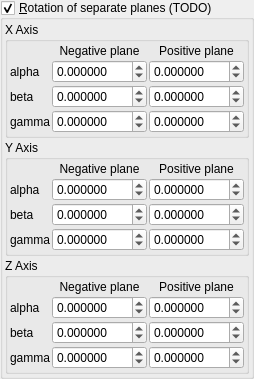
    <widget class="MyGroupBox" name="groupCheck_mandelbox_rotations_enabled">
     <property name="title">
      <string>&amp;Rotation of separate planes (TODO)</string>
     </property>
     <property name="checkable">
      <bool>true</bool>
     </property>
     <layout class="QVBoxLayout" name="verticalLayout_4">
      <property name="spacing">
       <number>2</number>
      </property>
      <property name="leftMargin">
       <number>2</number>
      </property>
      <property name="topMargin">
       <number>2</number>
      </property>
      <property name="rightMargin">
       <number>2</number>
      </property>
      <property name="bottomMargin">
       <number>2</number>
      </property>
      <item>
       <widget class="QGroupBox" name="groupBox_5">
        <property name="title">
         <string>X Axis</string>
        </property>
        <layout class="QVBoxLayout" name="verticalLayout_5">
         <property name="spacing">
          <number>2</number>
         </property>
         <property name="leftMargin">
          <number>2</number>
         </property>
         <property name="topMargin">
          <number>2</number>
         </property>
         <property name="rightMargin">
          <number>2</number>
         </property>
         <property name="bottomMargin">
          <number>2</number>
         </property>
         <item>
          <layout class="QGridLayout" name="gridLayout_6" columnstretch="0,1,1">
           <property name="spacing">
            <number>2</number>
           </property>
           <item row="1" column="1">
            <widget class="MyDoubleSpinBox" name="spinboxd3_mandelbox_rotation_neg_1_x">
             <property name="sizePolicy">
              <sizepolicy hsizetype="Minimum" vsizetype="Maximum">
               <horstretch>0</horstretch>
               <verstretch>0</verstretch>
              </sizepolicy>
             </property>
             <property name="prefix">
              <string/>
             </property>
             <property name="suffix">
              <string/>
             </property>
             <property name="decimals">
              <number>6</number>
             </property>
             <property name="minimum">
              <double>-180.000000000000000</double>
             </property>
             <property name="maximum">
              <double>180.000000000000000</double>
             </property>
             <property name="singleStep">
              <double>1.000000000000000</double>
             </property>
            </widget>
           </item>
           <item row="3" column="0">
            <widget class="QLabel" name="label_18">
             <property name="text">
              <string notr="true">gamma</string>
             </property>
            </widget>
           </item>
           <item row="2" column="1">
            <widget class="MyDoubleSpinBox" name="spinboxd3_mandelbox_rotation_neg_1_y">
             <property name="sizePolicy">
              <sizepolicy hsizetype="Minimum" vsizetype="Maximum">
               <horstretch>0</horstretch>
               <verstretch>0</verstretch>
              </sizepolicy>
             </property>
             <property name="prefix">
              <string/>
             </property>
             <property name="suffix">
              <string/>
             </property>
             <property name="decimals">
              <number>6</number>
             </property>
             <property name="minimum">
              <double>-180.000000000000000</double>
             </property>
             <property name="maximum">
              <double>180.000000000000000</double>
             </property>
             <property name="singleStep">
              <double>1.000000000000000</double>
             </property>
            </widget>
           </item>
           <item row="2" column="0">
            <widget class="QLabel" name="label_16">
             <property name="text">
              <string notr="true">beta</string>
             </property>
            </widget>
           </item>
           <item row="3" column="1">
            <widget class="MyDoubleSpinBox" name="spinboxd3_mandelbox_rotation_neg_1_z">
             <property name="sizePolicy">
              <sizepolicy hsizetype="Minimum" vsizetype="Maximum">
               <horstretch>0</horstretch>
               <verstretch>0</verstretch>
              </sizepolicy>
             </property>
             <property name="prefix">
              <string/>
             </property>
             <property name="suffix">
              <string/>
             </property>
             <property name="decimals">
              <number>6</number>
             </property>
             <property name="minimum">
              <double>-180.000000000000000</double>
             </property>
             <property name="maximum">
              <double>180.000000000000000</double>
             </property>
             <property name="singleStep">
              <double>1.000000000000000</double>
             </property>
            </widget>
           </item>
           <item row="1" column="0">
            <widget class="QLabel" name="label_17">
             <property name="text">
              <string notr="true">alpha</string>
             </property>
            </widget>
           </item>
           <item row="0" column="1">
            <widget class="QLabel" name="label_22">
             <property name="text">
              <string>Negative plane</string>
             </property>
             <property name="alignment">
              <set>Qt::AlignCenter</set>
             </property>
            </widget>
           </item>
           <item row="0" column="2">
            <widget class="QLabel" name="label_23">
             <property name="text">
              <string>Positive plane</string>
             </property>
             <property name="alignment">
              <set>Qt::AlignCenter</set>
             </property>
            </widget>
           </item>
           <item row="1" column="2">
            <widget class="MyDoubleSpinBox" name="spinboxd3_mandelbox_rotation_pos_1_x">
             <property name="sizePolicy">
              <sizepolicy hsizetype="Minimum" vsizetype="Maximum">
               <horstretch>0</horstretch>
               <verstretch>0</verstretch>
              </sizepolicy>
             </property>
             <property name="prefix">
              <string/>
             </property>
             <property name="suffix">
              <string/>
             </property>
             <property name="decimals">
              <number>6</number>
             </property>
             <property name="minimum">
              <double>-180.000000000000000</double>
             </property>
             <property name="maximum">
              <double>180.000000000000000</double>
             </property>
             <property name="singleStep">
              <double>1.000000000000000</double>
             </property>
            </widget>
           </item>
           <item row="2" column="2">
            <widget class="MyDoubleSpinBox" name="spinboxd3_mandelbox_rotation_pos_1_y">
             <property name="sizePolicy">
              <sizepolicy hsizetype="Minimum" vsizetype="Maximum">
               <horstretch>0</horstretch>
               <verstretch>0</verstretch>
              </sizepolicy>
             </property>
             <property name="prefix">
              <string/>
             </property>
             <property name="suffix">
              <string/>
             </property>
             <property name="decimals">
              <number>6</number>
             </property>
             <property name="minimum">
              <double>-180.000000000000000</double>
             </property>
             <property name="maximum">
              <double>180.000000000000000</double>
             </property>
             <property name="singleStep">
              <double>1.000000000000000</double>
             </property>
            </widget>
           </item>
           <item row="3" column="2">
            <widget class="MyDoubleSpinBox" name="spinboxd3_mandelbox_rotation_pos_1_z">
             <property name="sizePolicy">
              <sizepolicy hsizetype="Minimum" vsizetype="Maximum">
               <horstretch>0</horstretch>
               <verstretch>0</verstretch>
              </sizepolicy>
             </property>
             <property name="prefix">
              <string/>
             </property>
             <property name="suffix">
              <string/>
             </property>
             <property name="decimals">
              <number>6</number>
             </property>
             <property name="minimum">
              <double>-180.000000000000000</double>
             </property>
             <property name="maximum">
              <double>180.000000000000000</double>
             </property>
             <property name="singleStep">
              <double>1.000000000000000</double>
             </property>
            </widget>
           </item>
          </layout>
         </item>
        </layout>
       </widget>
      </item>
      <item>
       <widget class="QGroupBox" name="groupBox_6">
        <property name="title">
         <string>Y Axis</string>
        </property>
        <layout class="QVBoxLayout" name="verticalLayout_6">
         <property name="spacing">
          <number>2</number>
         </property>
         <property name="leftMargin">
          <number>2</number>
         </property>
         <property name="topMargin">
          <number>2</number>
         </property>
         <property name="rightMargin">
          <number>2</number>
         </property>
         <property name="bottomMargin">
          <number>2</number>
         </property>
         <item>
          <layout class="QGridLayout" name="gridLayout_3" columnstretch="0,1,1">
           <property name="spacing">
            <number>2</number>
           </property>
           <item row="1" column="1">
            <widget class="MyDoubleSpinBox" name="spinboxd3_mandelbox_rotation_neg_2_x">
             <property name="sizePolicy">
              <sizepolicy hsizetype="Minimum" vsizetype="Maximum">
               <horstretch>0</horstretch>
               <verstretch>0</verstretch>
              </sizepolicy>
             </property>
             <property name="prefix">
              <string/>
             </property>
             <property name="suffix">
              <string/>
             </property>
             <property name="decimals">
              <number>6</number>
             </property>
             <property name="minimum">
              <double>-180.000000000000000</double>
             </property>
             <property name="maximum">
              <double>180.000000000000000</double>
             </property>
             <property name="singleStep">
              <double>1.000000000000000</double>
             </property>
            </widget>
           </item>
           <item row="1" column="0">
            <widget class="QLabel" name="label_49">
             <property name="text">
              <string notr="true">alpha</string>
             </property>
            </widget>
           </item>
           <item row="3" column="1">
            <widget class="MyDoubleSpinBox" name="spinboxd3_mandelbox_rotation_neg_2_z">
             <property name="sizePolicy">
              <sizepolicy hsizetype="Minimum" vsizetype="Maximum">
               <horstretch>0</horstretch>
               <verstretch>0</verstretch>
              </sizepolicy>
             </property>
             <property name="prefix">
              <string/>
             </property>
             <property name="suffix">
              <string/>
             </property>
             <property name="decimals">
              <number>6</number>
             </property>
             <property name="minimum">
              <double>-180.000000000000000</double>
             </property>
             <property name="maximum">
              <double>180.000000000000000</double>
             </property>
             <property name="singleStep">
              <double>1.000000000000000</double>
             </property>
            </widget>
           </item>
           <item row="1" column="2">
            <widget class="MyDoubleSpinBox" name="spinboxd3_mandelbox_rotation_pos_2_x">
             <property name="sizePolicy">
              <sizepolicy hsizetype="Minimum" vsizetype="Maximum">
               <horstretch>0</horstretch>
               <verstretch>0</verstretch>
              </sizepolicy>
             </property>
             <property name="prefix">
              <string/>
             </property>
             <property name="suffix">
              <string/>
             </property>
             <property name="decimals">
              <number>6</number>
             </property>
             <property name="minimum">
              <double>-180.000000000000000</double>
             </property>
             <property name="maximum">
              <double>180.000000000000000</double>
             </property>
             <property name="singleStep">
              <double>1.000000000000000</double>
             </property>
            </widget>
           </item>
           <item row="2" column="1">
            <widget class="MyDoubleSpinBox" name="spinboxd3_mandelbox_rotation_neg_2_y">
             <property name="sizePolicy">
              <sizepolicy hsizetype="Minimum" vsizetype="Maximum">
               <horstretch>0</horstretch>
               <verstretch>0</verstretch>
              </sizepolicy>
             </property>
             <property name="prefix">
              <string/>
             </property>
             <property name="suffix">
              <string/>
             </property>
             <property name="decimals">
              <number>6</number>
             </property>
             <property name="minimum">
              <double>-180.000000000000000</double>
             </property>
             <property name="maximum">
              <double>180.000000000000000</double>
             </property>
             <property name="singleStep">
              <double>1.000000000000000</double>
             </property>
            </widget>
           </item>
           <item row="2" column="2">
            <widget class="MyDoubleSpinBox" name="spinboxd3_mandelbox_rotation_pos_2_y">
             <property name="sizePolicy">
              <sizepolicy hsizetype="Minimum" vsizetype="Maximum">
               <horstretch>0</horstretch>
               <verstretch>0</verstretch>
              </sizepolicy>
             </property>
             <property name="prefix">
              <string/>
             </property>
             <property name="suffix">
              <string/>
             </property>
             <property name="decimals">
              <number>6</number>
             </property>
             <property name="minimum">
              <double>-180.000000000000000</double>
             </property>
             <property name="maximum">
              <double>180.000000000000000</double>
             </property>
             <property name="singleStep">
              <double>1.000000000000000</double>
             </property>
            </widget>
           </item>
           <item row="2" column="0">
            <widget class="QLabel" name="label_48">
             <property name="text">
              <string notr="true">beta</string>
             </property>
            </widget>
           </item>
           <item row="3" column="0">
            <widget class="QLabel" name="label_47">
             <property name="text">
              <string notr="true">gamma</string>
             </property>
            </widget>
           </item>
           <item row="3" column="2">
            <widget class="MyDoubleSpinBox" name="spinboxd3_mandelbox_rotation_pos_2_z">
             <property name="sizePolicy">
              <sizepolicy hsizetype="Minimum" vsizetype="Maximum">
               <horstretch>0</horstretch>
               <verstretch>0</verstretch>
              </sizepolicy>
             </property>
             <property name="prefix">
              <string/>
             </property>
             <property name="suffix">
              <string/>
             </property>
             <property name="decimals">
              <number>6</number>
             </property>
             <property name="minimum">
              <double>-180.000000000000000</double>
             </property>
             <property name="maximum">
              <double>180.000000000000000</double>
             </property>
             <property name="singleStep">
              <double>1.000000000000000</double>
             </property>
            </widget>
           </item>
           <item row="0" column="1">
            <widget class="QLabel" name="label_50">
             <property name="text">
              <string>Negative plane</string>
             </property>
             <property name="alignment">
              <set>Qt::AlignCenter</set>
             </property>
            </widget>
           </item>
           <item row="0" column="2">
            <widget class="QLabel" name="label_46">
             <property name="text">
              <string>Positive plane</string>
             </property>
             <property name="alignment">
              <set>Qt::AlignCenter</set>
             </property>
            </widget>
           </item>
          </layout>
         </item>
        </layout>
       </widget>
      </item>
      <item>
       <widget class="QGroupBox" name="groupBox_7">
        <property name="title">
         <string>Z Axis</string>
        </property>
        <layout class="QVBoxLayout" name="verticalLayout_7">
         <property name="spacing">
          <number>2</number>
         </property>
         <property name="leftMargin">
          <number>2</number>
         </property>
         <property name="topMargin">
          <number>2</number>
         </property>
         <property name="rightMargin">
          <number>2</number>
         </property>
         <property name="bottomMargin">
          <number>2</number>
         </property>
         <item>
          <layout class="QGridLayout" name="gridLayout_7" columnstretch="0,1,1">
           <property name="spacing">
            <number>2</number>
           </property>
           <item row="1" column="2">
            <widget class="MyDoubleSpinBox" name="spinboxd3_mandelbox_rotation_pos_3_x">
             <property name="sizePolicy">
              <sizepolicy hsizetype="Minimum" vsizetype="Maximum">
               <horstretch>0</horstretch>
               <verstretch>0</verstretch>
              </sizepolicy>
             </property>
             <property name="prefix">
              <string/>
             </property>
             <property name="suffix">
              <string/>
             </property>
             <property name="decimals">
              <number>6</number>
             </property>
             <property name="minimum">
              <double>-180.000000000000000</double>
             </property>
             <property name="maximum">
              <double>180.000000000000000</double>
             </property>
             <property name="singleStep">
              <double>1.000000000000000</double>
             </property>
            </widget>
           </item>
           <item row="3" column="1">
            <widget class="MyDoubleSpinBox" name="spinboxd3_mandelbox_rotation_neg_3_z">
             <property name="sizePolicy">
              <sizepolicy hsizetype="Minimum" vsizetype="Maximum">
               <horstretch>0</horstretch>
               <verstretch>0</verstretch>
              </sizepolicy>
             </property>
             <property name="prefix">
              <string/>
             </property>
             <property name="suffix">
              <string/>
             </property>
             <property name="decimals">
              <number>6</number>
             </property>
             <property name="minimum">
              <double>-180.000000000000000</double>
             </property>
             <property name="maximum">
              <double>180.000000000000000</double>
             </property>
             <property name="singleStep">
              <double>1.000000000000000</double>
             </property>
            </widget>
           </item>
           <item row="0" column="1">
            <widget class="QLabel" name="label_58">
             <property name="text">
              <string>Negative plane</string>
             </property>
             <property name="alignment">
              <set>Qt::AlignCenter</set>
             </property>
            </widget>
           </item>
           <item row="0" column="2">
            <widget class="QLabel" name="label_54">
             <property name="text">
              <string>Positive plane</string>
             </property>
             <property name="alignment">
              <set>Qt::AlignCenter</set>
             </property>
            </widget>
           </item>
           <item row="2" column="2">
            <widget class="MyDoubleSpinBox" name="spinboxd3_mandelbox_rotation_pos_3_y">
             <property name="sizePolicy">
              <sizepolicy hsizetype="Minimum" vsizetype="Maximum">
               <horstretch>0</horstretch>
               <verstretch>0</verstretch>
              </sizepolicy>
             </property>
             <property name="prefix">
              <string/>
             </property>
             <property name="suffix">
              <string/>
             </property>
             <property name="decimals">
              <number>6</number>
             </property>
             <property name="minimum">
              <double>-180.000000000000000</double>
             </property>
             <property name="maximum">
              <double>180.000000000000000</double>
             </property>
             <property name="singleStep">
              <double>1.000000000000000</double>
             </property>
            </widget>
           </item>
           <item row="3" column="2">
            <widget class="MyDoubleSpinBox" name="spinboxd3_mandelbox_rotation_pos_3_z">
             <property name="sizePolicy">
              <sizepolicy hsizetype="Minimum" vsizetype="Maximum">
               <horstretch>0</horstretch>
               <verstretch>0</verstretch>
              </sizepolicy>
             </property>
             <property name="prefix">
              <string/>
             </property>
             <property name="suffix">
              <string/>
             </property>
             <property name="decimals">
              <number>6</number>
             </property>
             <property name="minimum">
              <double>-180.000000000000000</double>
             </property>
             <property name="maximum">
              <double>180.000000000000000</double>
             </property>
             <property name="singleStep">
              <double>1.000000000000000</double>
             </property>
            </widget>
           </item>
           <item row="2" column="1">
            <widget class="MyDoubleSpinBox" name="spinboxd3_mandelbox_rotation_neg_3_y">
             <property name="sizePolicy">
              <sizepolicy hsizetype="Minimum" vsizetype="Maximum">
               <horstretch>0</horstretch>
               <verstretch>0</verstretch>
              </sizepolicy>
             </property>
             <property name="prefix">
              <string/>
             </property>
             <property name="suffix">
              <string/>
             </property>
             <property name="decimals">
              <number>6</number>
             </property>
             <property name="minimum">
              <double>-180.000000000000000</double>
             </property>
             <property name="maximum">
              <double>180.000000000000000</double>
             </property>
             <property name="singleStep">
              <double>1.000000000000000</double>
             </property>
            </widget>
           </item>
           <item row="2" column="0">
            <widget class="QLabel" name="label_56">
             <property name="text">
              <string notr="true">beta</string>
             </property>
            </widget>
           </item>
           <item row="3" column="0">
            <widget class="QLabel" name="label_55">
             <property name="text">
              <string notr="true">gamma</string>
             </property>
            </widget>
           </item>
           <item row="1" column="0">
            <widget class="QLabel" name="label_57">
             <property name="text">
              <string notr="true">alpha</string>
             </property>
            </widget>
           </item>
           <item row="1" column="1">
            <widget class="MyDoubleSpinBox" name="spinboxd3_mandelbox_rotation_neg_3_x">
             <property name="sizePolicy">
              <sizepolicy hsizetype="Minimum" vsizetype="Maximum">
               <horstretch>0</horstretch>
               <verstretch>0</verstretch>
              </sizepolicy>
             </property>
             <property name="prefix">
              <string/>
             </property>
             <property name="suffix">
              <string/>
             </property>
             <property name="decimals">
              <number>6</number>
             </property>
             <property name="minimum">
              <double>-180.000000000000000</double>
             </property>
             <property name="maximum">
              <double>180.000000000000000</double>
             </property>
             <property name="singleStep">
              <double>1.000000000000000</double>
             </property>
            </widget>
           </item>
          </layout>
         </item>
        </layout>
       </widget>
      </item>
     </layout>
    </widget>
